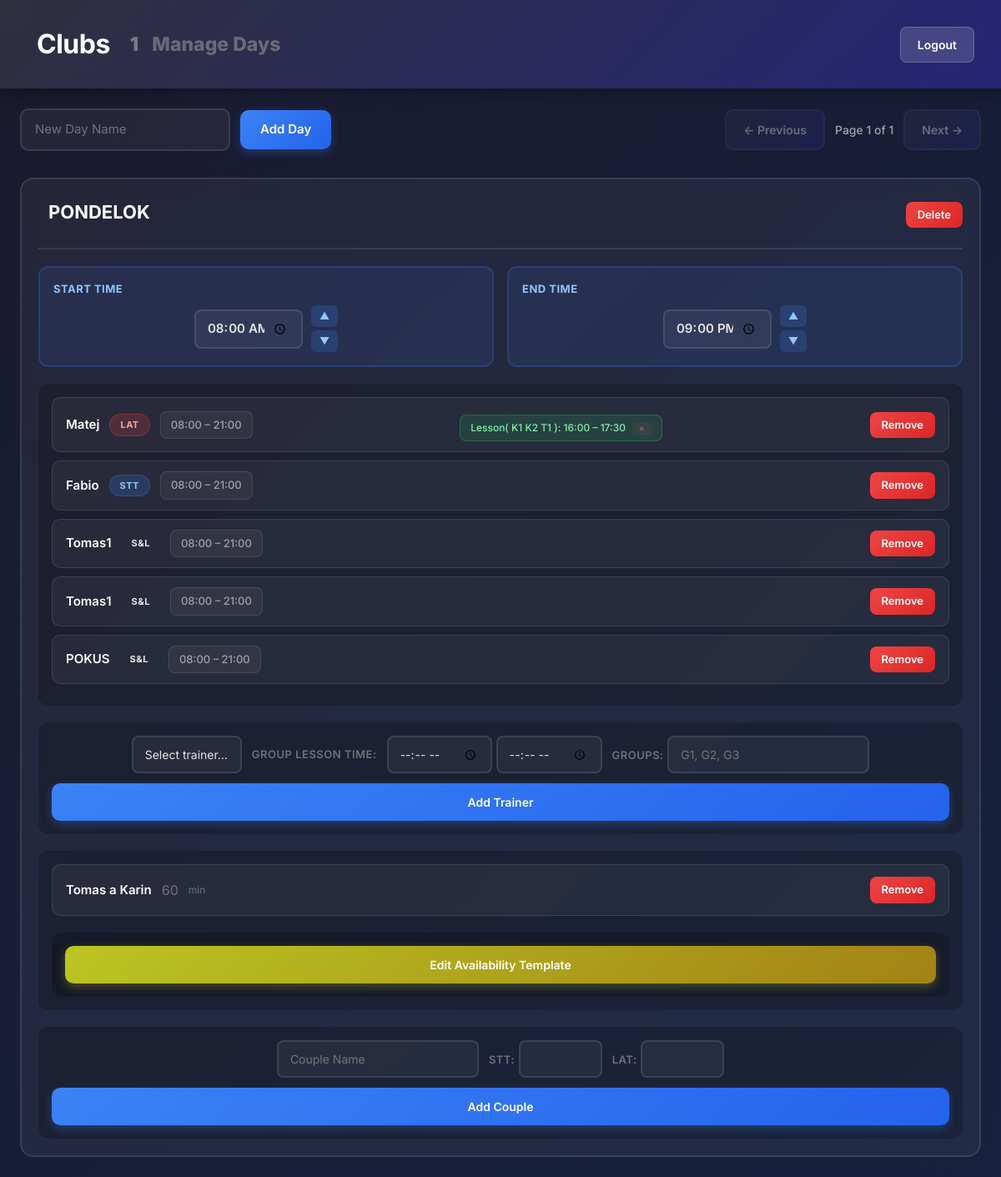
The page /club/18/manage_days/ (signed in) on the database as committed earlier.
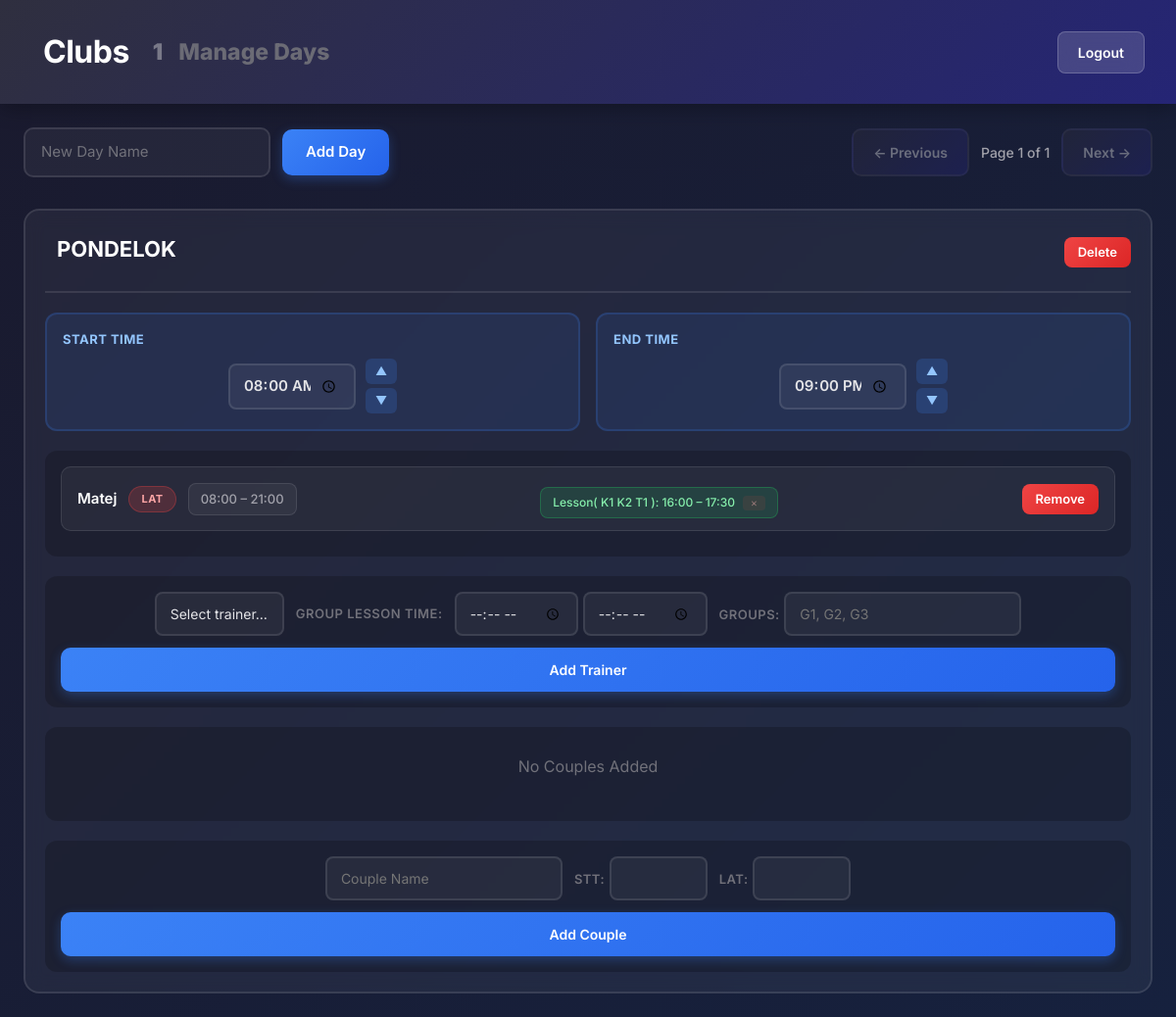
The same page on the database as committed later.
### main/models.py (models this page shows, shortened)
class Day(models.Model):
    club = models.ForeignKey(Club, on_delete=models.CASCADE, related_name="day", blank=True, null=True)
    user = models.ForeignKey(User, on_delete=models.CASCADE, related_name='day')
    name = models.CharField(max_length=200)
    couples = models.ManyToManyField('Couple', related_name='days', blank=True)
    start_time = models.TimeField(default=time(8,0))
    end_time = models.TimeField(default=time(21,0))
    trainers = models.ManyToManyField('Trainer', related_name='day', blank=True)

class Trainer(models.Model):
    club = models.ForeignKey(Club, on_delete=models.CASCADE, related_name='trainer', null=True, blank=True)
    user = models.ForeignKey(User, on_delete=models.CASCADE, related_name='trainer', null=True, blank=True)
    uid = models.IntegerField(default=0)
    name = models.CharField(max_length = 200)
    group_lesson = models.ManyToManyField('GroupLesson', related_name='trainer', blank=True)
    start_time = models.TimeField()
    end_time = models.TimeField()
    focus = models.CharField(max_length=10, default="S&L")

class TrainerDayAvailability(models.Model):
    club = models.ForeignKey(Club, on_delete=models.CASCADE, related_name='trainer_availabilities', blank=True, null=True)
    user = models.ForeignKey(User, on_delete=models.CASCADE, related_name='trainer_availabilities')
    day = models.ForeignKey('Day', on_delete=models.CASCADE, related_name='trainer_availabilities')
    trainer = models.ForeignKey('Trainer', on_delete=models.CASCADE, related_name='day_availabilities')
    start_time = models.TimeField()
    end_time = models.TimeField()
    class Meta:
        unique_together = ('day', 'trainer')

class GroupLesson(models.Model):
    club = models.ForeignKey(Club, on_delete=models.CASCADE, related_name='group_lessons', blank=True, null=True)
    user = models.ForeignKey(User, on_delete=models.CASCADE, related_name='group_lessons')
    day = models.ForeignKey('Day', on_delete=models.CASCADE, related_name='group_lessons', null=True, blank=True)
    groups = models.ManyToManyField('Group', related_name='group_lessons', blank=True)
    time_interval_start = models.TimeField(default=time(0, 0))
    time_interval_end = models.TimeField(default=time(0, 0))

class Group(models.Model):
    club = models.ForeignKey(Club, on_delete=models.CASCADE, related_name='groups', null=True, blank=True)
    user = models.ForeignKey(User, on_delete=models.CASCADE, related_name='owned_groups')
    name = models.CharField(max_length=200)
    index = models.IntegerField(default=0)  # For sorting groups
    couples = []

class Couple(models.Model):
    user = models.ForeignKey(User, on_delete=models.CASCADE, related_name='couple')
    name = models.CharField(max_length=200)
    min_duration = models.IntegerField(default=60)
    group = models.ForeignKey('Group', on_delete=models.CASCADE, related_name='couples', null=True, blank=True)
    dance_class_lat = models.CharField(max_length=100,)
    dance_class_stt = models.CharField(max_length=100,)

### main/views.py (the view)
# urls.py: path('club/<int:club_id>/manage_days/', views.manage_days, name='manage_days'),
@login_required
@login_required
def manage_days(request, club_id):
    all_days = request.user.day.all()
    groups = request.user.owned_groups.all()
    trainers = request.user.trainer.all()
    club = get_object_or_404(Club, id=club_id, club_owner=request.user)
    paginator = Paginator(all_days, 2)
    page_number = request.GET.get('page',1)
    page_obj = paginator.get_page(page_number)
    error_message = request.GET.get('error', None)
    success_message = request.GET.get('success', None)
    return render(request, 'manage_days.html', {
        'page_obj': page_obj,
        'days': page_obj.object_list,
        'groups': groups,
        'club': club,
        'trainers': trainers,
        'error_message': error_message,
        'success_message': success_message,
    })

### main/templatetags/availability_tags.py (called while the page is built)
@register.filter
def trainer_start_for_day(day, trainer):
    try:
        availability = TrainerDayAvailability.objects.get(day=day, trainer=trainer)
        return availability.start_time
    except TrainerDayAvailability.DoesNotExist:
        return day.start_time

@register.filter
def trainer_end_for_day(day, trainer):
    try:
        availability = TrainerDayAvailability.objects.get(day=day, trainer=trainer)
        return availability.end_time
    except TrainerDayAvailability.DoesNotExist:
        return day.end_time

### main/templates/manage_days.html (shortened to what this page needs)
<!DOCTYPE html>
{% load availability_tags %}
<html lang="en">
<head>
    <link href="https://cdn.jsdelivr.net/npm/bootstrap@5.3.0/dist/css/bootstrap.min.css" rel="stylesheet">
</head>
<body>
    <div class="header">
        <nav class="navbar navbar-expand-lg" style="background-color: none; margin: 0; padding: 0;">
            <div class="container-fluid" style="display: flex;">
                <a class="navbar-brand" href="/trainer/trainer_dashboard/"
                style="font-size: 32px; font-weight: 700; color: white; letter-spacing: -0.5px; text-decoration: none;">Clubs</a>
                <div class="collapse navbar-collapse" id="navbarSupportedContent">
                <ul class="navbar-nav me-auto mb-2 mb-lg-0" style="display: flex;">
                    <li class="nav-item">
                    <a class="nav-link" aria-current="page" href="/club/{{club.id}}/"
                    style="
                        color: #797988 !important;
                        font-size: 23px !important;
                        font-weight: 1000 !important;
                        background: none;
                    ">{{ club.name }}</a>
                    </li>
                    <li class="nav-item">
                    <a class="nav-link disabled" aria-current="page"
                    style="
                        color: #6b6b75 !important;
                        font-size: 23px !important;
                        font-weight: 800 !important;
                        background: none;
                    ">Manage Days</a>
                    </li>
                </ul>
                </div>
            </div>
        </nav>
        <a class="header-nav-btn" href="{% url 'logout' %}">Logout</a>
    </div>
    <div class="main-container">
        <div class="top-bar">
            <form method="POST" action="{% url 'add_day' club.id%}" class="add-day-form">
                <input type="text" name="day_name" placeholder="New Day Name" required>
                <button type="submit" class="btn-add">Add Day</button>
            </form>
            <div class="nav-buttons">
                <a id="prev-page"
                   class="nav-btn{% if not page_obj.has_previous %} disabled{% endif %}"
                   data-club-id="{{club.id}}"
                   {% if page_obj.has_previous %}
                   href="?page={{ page_obj.previous_page_number }}"
                   data-target-page="{{ page_obj.previous_page_number }}"
                   {% else %}
                   aria-disabled="true" style="pointer-events: none;"
                   {% endif %}>← Previous</a>
                <span>Page {{ page_obj.number }} of {{ page_obj.paginator.num_pages }}</span>
                <a id="next-page"
                   class="nav-btn{% if not page_obj.has_next %} disabled{% endif %}"
                   data-club-id="{{club.id}}"
                   {% if page_obj.has_next %}
                   href="?page={{ page_obj.next_page_number }}"
                   data-target-page="{{ page_obj.next_page_number }}"
                   {% else %}
                   aria-disabled="true" style="pointer-events: none;"
                   {% endif %}>Next →</a>
            </div>
        </div>
        <div class="slider-container">
            <div id="days-slider" class="days-slider">
                <div class="days-page" data-page="{{ page_obj.number }}">
                    {% include 'partials/days_groups_page.html' %}
                </div>
            </div>
        </div>
    </div>
</body>
</html>

### main/templates/partials/days_groups_page.html (shortened to what the changed rows need)
{% load availability_tags %}
{% for day in days %}
<div class="day-card" data-day-id="{{ day.id }}">
    <div class="day-header">
        <h3 contenteditable="true"
            data-day-id="{{ day.id }}"
            data-original="{{ day.name }}"
            class="editable-day-name"
            title="Click to edit; Enter to save">{{ day.name }}</h3>
        <form method="POST" action="{% url 'delete_day' day_id=day.id club_id=club.id%}" style="margin: 0;">
            <button type="submit" class="btn-delete" onclick="return confirm('Delete {{ day.name }}?')">Delete</button>
        </form>
    </div>
    <div class="time-window">
        <div class="time-block">
            <p class="time-title">Start Time</p>
            <div class="time-input-wrap">
                <input type="time" id="start-{{ day.id }}" name="start_time" data-day-id="{{ day.id }}" data-club-id="{{ club.id }}"
                       value="{{ day.start_time|time:'H:i' }}" step="900">
                <div class="time-buttons">
                    <button type="button" class="btn time-step" data-club-id="{{ club.id }}"
                            data-target="start-{{ day.id }}" data-delta="15">▲</button>
                    <button type="button" class="btn time-step" data-club-id="{{ club.id }}"
                            data-target="start-{{ day.id }}" data-delta="-15">▼</button>
                </div>
            </div>
        </div>
        <div class="time-block">
            <p class="time-title">End Time</p>
            <div class="time-input-wrap">
                <input type="time" id="end-{{ day.id }}" name="end_time" data-day-id="{{ day.id }}" data-club-id="{{ club.id }}"
                       value="{{ day.end_time|time:'H:i' }}" step="900">
                <div class="time-buttons">
                    <button type="button" class="btn time-step" data-club-id="{{ club.id }}"
                            data-target="end-{{ day.id }}" data-delta="15">▲</button>
                    <button type="button" class="btn time-step" data-club-id="{{ club.id }}"
                            data-target="end-{{ day.id }}" data-delta="-15">▼</button>
                </div>
            </div>
        </div>
    </div>
    <div class="trainer-list">
        {% for trainer in day.trainers.all %}
        <div class="trainer-card">
            <div class="trainer-meta">
                <span class="trainer-name editable-trainer" contenteditable="true"
                      data-trainer-id="{{ trainer.id }}"
                      data-original="{{ trainer.name }}">{{ trainer.name }}</span>
                {% if trainer.focus %}
                <span class="focus-badge focus-{{ trainer.focus|lower }} editable-trainer-focus"
                      contenteditable="true"
                      data-trainer-id="{{ trainer.id }}"
                      data-original="{{ trainer.focus }}">{{ trainer.focus }}</span>
                {% endif %}
                <span class="time-chip">
                    <span class="editable-start-time" contenteditable="true"
                          data-trainer-id="{{ trainer.id }}"
                          data-day-id="{{ day.id }}"
                          data-club-id="{{club.id}}"
                          data-original="{{ day|trainer_start_for_day:trainer|time:'H:i' }}">
                        {{ day|trainer_start_for_day:trainer|time:'H:i' }}
                    </span>
                    –
                    <span class="editable-end-time" contenteditable="true"
                          data-trainer-id="{{ trainer.id }}"
                          data-day-id="{{ day.id }}"
                          data-club-id="{{club.id}}"
                          data-original="{{ day|trainer_end_for_day:trainer|time:'H:i' }}">
                        {{ day|trainer_end_for_day:trainer|time:'H:i' }}
                    </span>
                </span>
            </div>
            {% if trainer.group_lesson.all %}
            <div style="display:flex; flex-wrap:wrap; gap:6px; margin-top:8px;">
                {% for lesson in trainer.group_lesson.all %}
                {% if lesson.day and lesson.day.id == day.id %}
                <form method="POST" action="{% url 'delete_group_lesson' group_lesson_id=lesson.id club_id=club.id %}">
                    <span class="lesson-chip">
                        Lesson(
                            {% for x in lesson.groups.all%}
                            {{ x.name }}
                            {% endfor %}
                        ): {{ lesson.time_interval_start|time:'H:i' }} – {{ lesson.time_interval_end|time:'H:i' }}
                        <button class="btn-close" type="submit">×</button>
                    </span>
                </form>
                {% endif %}
                {% endfor %}
            </div>
            {% endif %}
            <form method="POST" action="{% url 'delete_trainer_from_day' trainer_id=trainer.id club_id=club.id%}" style="margin: 0;">
                <button type="submit" class="btn-delete">Remove</button>
            </form>
        </div>
        {% empty %}
        <p style="color: #71717a; text-align: center; padding: 12px;">No trainers assigned</p>
        {% endfor %}
    </div>
    <form method="POST" action="{% url 'add_trainer_to_day' club.id%}">
        <div class="assign-row">
            <div class="assign-fields">
                <select class="form-select" name="trainer_id" style="max-width: fit-content;" required>
                    <option value="" selected disabled>Select trainer…</option>
                </select>
                    <span class="small-label">Group Lesson Time:</span>
                    <div>
                        <input type="time" name="start_time" placeholder="--:--" step="900"/>
                        <input type="time" name="end_time" placeholder="--:--" step="900"/>
                    </div>
                <div>
                    <span class="small-label">Groups:</span>
                    <input type="text" name="groups" placeholder="G1, G2, G3"/>
                </div>
            </div>
            <button type="submit">Add Trainer</button>
        </div>
    </form>
    {% if day.couples.all %}
    <div class="couple-list">
        {% for couple in day.couples.all %}
        <div class="couple-item" draggable="true"
             data-couple-id="{{ couple.id }}" data-day-id="{{ day.id }}">
            <div>
                <span class="editable-couple" contenteditable="true"
                      data-couple-id="{{ couple.id }}"
                      data-original="{{ couple.name }}">{{ couple.name }}</span>
                <span class="editable-time-duration" contenteditable="true"
                      data-couple-id="{{ couple.id }}"
                      data-original="{{ couple.min_duration }}"
                      style="color: #71717a;">{{ couple.min_duration }}</span>
                <span style="color: #71717a; font-size: 12px;">min</span>
            </div>
            <form method="POST" action="{% url 'remove_couple_from_day' couple_id=couple.id club_id=club.id %}" style="margin: 0;">
                <button type="submit" class="btn-delete">Remove</button>
            </form>
        </div>
        {% endfor %}
        <div class="assign-row">
            <form method="GET" action="{% url 'sheet' club.id%}">
                <button type="submit" class="btn-success"
                style="background: linear-gradient(135deg, #bac522 0%, #a38216 100%); box-shadow: 0 4px 12px rgba(197, 194, 34, 0.3); margin-top: 0px !important;">Edit Availability Template</button>
            </form>
        </div>
    </div>
    {% else %}
    <div class="couple-list">
        <p style="color: #71717a; text-align: center; padding: 12px;">No Couples Added</p>
    </div>
    {% endif %}
    <form method="POST" action="{% url 'add_couple' club.id%}" class="add-to-day-form">
        <div class="assign-row">
            <div class="assign-fields">
                <input type="text" name="couple_name" placeholder="Couple Name" required>
                <div>
                    <label class="small-label">STT:</label>
                    <input type="text" name="dance_class_stt" style="max-width: 100px;">
                </div>
                <div>
                    <label class="small-label">LAT:</label>
                    <input type="text" name="dance_class_lat" style="max-width: 100px;">
                </div>
            </div>
            <button type="submit">Add Couple</button>
        </div>
    </form>
</div>
{% endfor %}

Rows that differ between the two databases and show on the page:
removed Trainer: name "Tomas1", focus "S&L", {{ day|trainer_start_for_day:trainer|time:'H:i' }} "08:00", {{ day|trainer_end_for_day:trainer|time:'H:i' }} "21:00"
removed Trainer: name "Tomas1", focus "S&L", {{ day|trainer_start_for_day:trainer|time:'H:i' }} "08:00", {{ day|trainer_end_for_day:trainer|time:'H:i' }} "21:00"
removed Trainer: name "POKUS", focus "S&L", {{ day|trainer_start_for_day:trainer|time:'H:i' }} "08:00", {{ day|trainer_end_for_day:trainer|time:'H:i' }} "21:00"
removed Couple: name "Tomas a Karin", min_duration "60"
changed Day "PONDELOK": loses Trainer (name "Fabio", focus "STT", {{ day|trainer_start_for_day:trainer|time:'H:i' }} "08:00", {{ day|trainer_end_for_day:trainer|time:'H:i' }} "21:00"); text "Edit Availability Template" → "No Couples Added"
